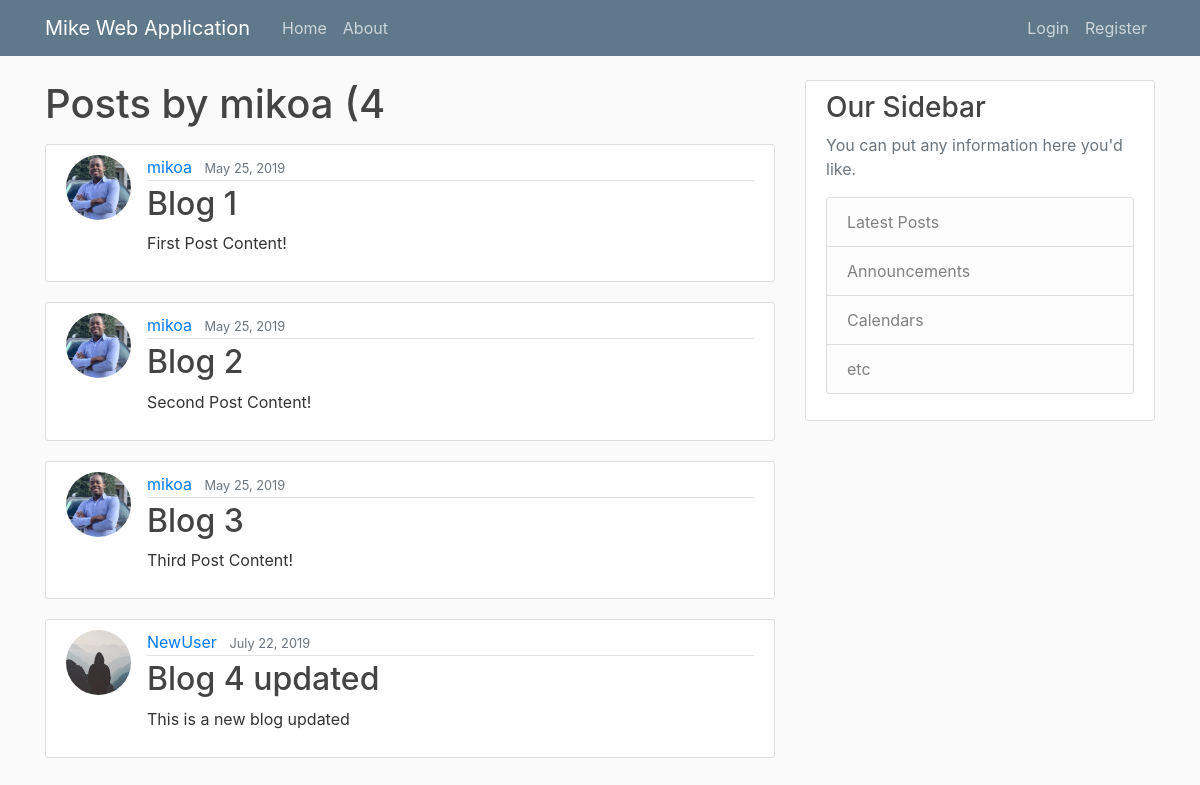
Before: /user/mikoa with the older database file.
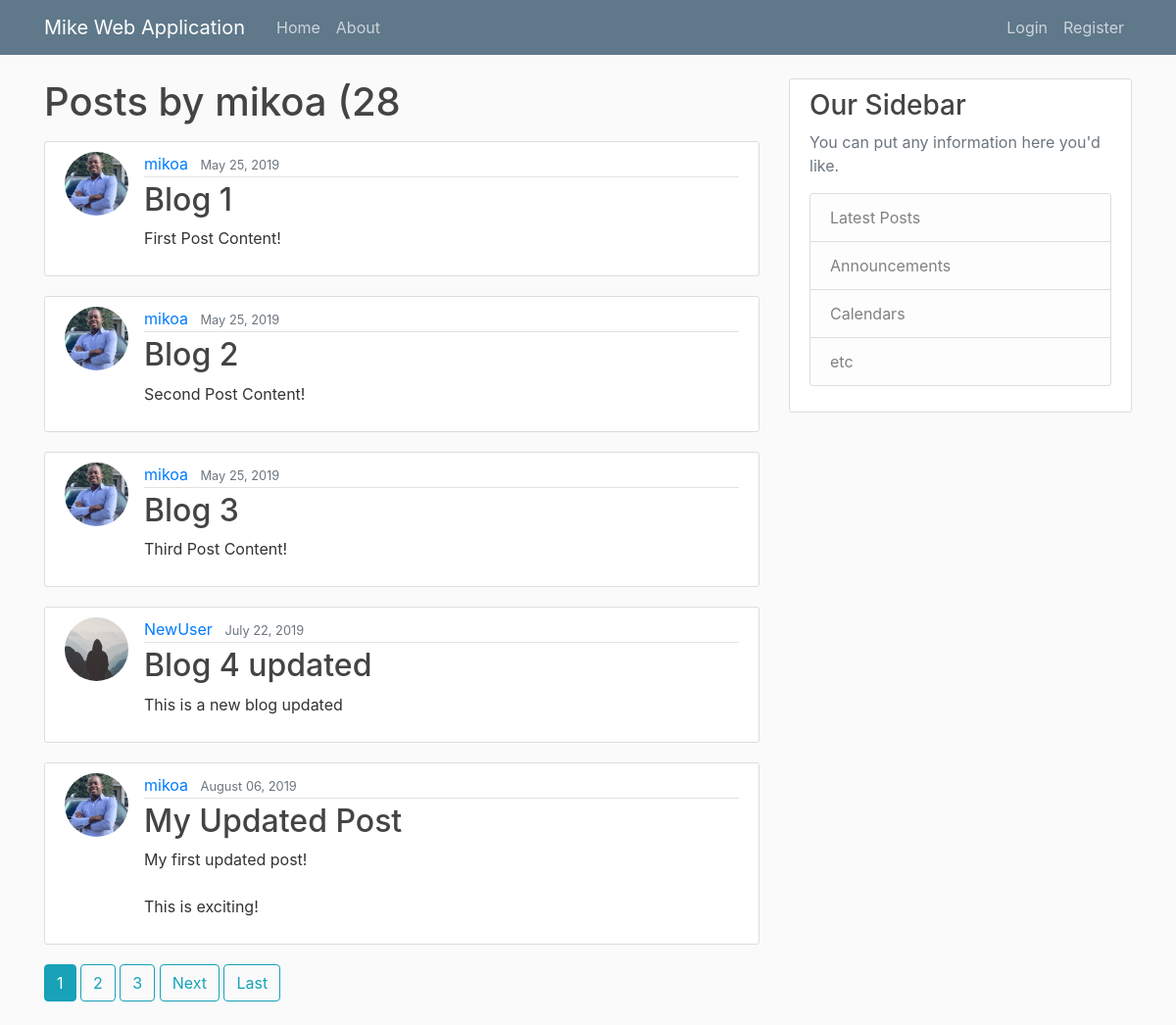
After: the same page with the newer database file.
### blog/models.py (models this page shows, shortened)
class Post(models.Model):
    title = models.CharField(max_length=100)
    content = models.TextField()
    date_posted = models.DateTimeField(default=timezone.now)
    author = models.ForeignKey(User, on_delete=models.CASCADE)

### users/models.py (models this page shows, shortened)
class Profile(models.Model):
    user = models.OneToOneField(User, on_delete=models.CASCADE)
    image = models.ImageField(default='default.jpg', upload_to='profile_pics')

### blog/views.py (the view, shortened to what this page needs)
# urls.py: path('user/<str:username>', UserPostListView.as_view(), name='user-posts'),
class UserPostListView(ListView):
    model = Post
    template_name = 'blog/user_posts.html'  # <app>/<model>_<viewtype>.html
    context_object_name = 'posts'
    paginate_by = 5

### blog/templates/blog/user_posts.html (shortened to what this page needs)
{% extends 'blog/base.html' %}
{% block content %}
    <h1 class="mb-3">Posts by {{ view.kwargs.username }} ({{ page_obj.paginator.count }}</h1>
    {% for post in posts %}
    <article class="media content-section">
        <img class="rounded-circle article-img" src="{{ post.author.profile.image.url }}">
      <div class="media-body">
        <div class="article-metadata">
          <a class="mr-2" href="{% url 'user-posts' post.author.username %}">{{ post.author }}</a>
          <small class="text-muted">{{ post.date_posted|date:"F d, Y" }}</small>
        </div>
        <h2><a class="article-title" href="{%  url 'post-detail' post.id %}">{{ post.title }}</a></h2>
        <p class="article-content">{{ post.content }}</p>
      </div>
    </article>
    {% endfor %}
    {% if is_paginated %}
        {% for num in page_obj.paginator.page_range %}
            {% if page_obj.number == num %}
                <a class="btn btn-info mb-4" href="?page={{ num }}">{{ num }}</a>
            {% elif num  > page_obj.number|add:'-3' and num  < page_obj.number|add:'3' %}
            <a class="btn btn-outline-info mb-4" href="?page={{ num }}">{{ num }}</a>
            {% endif %}
        {% endfor %}
         {% if page_obj.has_next %}
            <a class="btn btn-outline-info mb-4" href="?page={{ page_obj.next_page_number }}">Next</a>
            <a class="btn btn-outline-info mb-4" href="?page={{ page_obj.paginator.num_pages }}">Last</a>
        {% endif %}
    {% endif %}
{% endblock content %}

### blog/templates/blog/base.html (shortened to what this page needs)
{% load static %}
<!DOCTYPE html>
<html>
<head>
    <link rel="stylesheet" href="https://stackpath.bootstrapcdn.com/bootstrap/4.3.1/css/bootstrap.min.css">
    <link rel="stylesheet" type="text/css" href="{% static 'blog/main.css' %}">
</head>
<body>
<header class="site-header">
  <nav class="navbar navbar-expand-md navbar-dark bg-steel fixed-top">
    <div class="container">
      <a class="navbar-brand mr-4" href="{%  url 'blog-home' %}">Mike Web Application</a>
      <div class="collapse navbar-collapse" id="navbarToggle">
        <div class="navbar-nav mr-auto">
          <a class="nav-item nav-link" href="{%  url 'blog-home' %}">Home</a>
          <a class="nav-item nav-link" href="{%  url 'blog-about' %}">About</a>
        </div>
        <div class="navbar-nav">
            {%  if user.is_authenticated %}
                <a class="nav-item nav-link" href="{% url 'post-create' %}">New Post</a>
                <a class="nav-item nav-link" href="{% url 'profile' %}">Profile</a>
                <a class="nav-item nav-link" href="{% url 'logout' %}">Logout</a>
            {%  else %}
          <a class="nav-item nav-link" href="{% url 'login' %}">Login</a>
          <a class="nav-item nav-link" href="{% url 'register' %}">Register</a>
            {%  endif %}
        </div>
      </div>
    </div>
  </nav>
</header>
    <main role="main" class="container">
  <div class="row">
    <div class="col-md-8">
        {% block content %}{% endblock %}
    </div>
    <div class="col-md-4">
      <div class="content-section">
        <h3>Our Sidebar</h3>
        <p class='text-muted'>You can put any information here you'd like.
          <ul class="list-group">
            <li class="list-group-item list-group-item-light">Latest Posts</li>
            <li class="list-group-item list-group-item-light">Announcements</li>
            <li class="list-group-item list-group-item-light">Calendars</li>
            <li class="list-group-item list-group-item-light">etc</li>
          </ul>
        </p>
      </div>
    </div>
  </div>
</main>
</body>
</html>

### blog/static/blog/main.css (style rules this page uses)
body { background: #fafafa; color: #333333; margin-top: 5rem; }
h1, h2, h3, h4, h5, h6 { color: #444444; }
ul { margin: 0; }
.bg-steel { background-color: #5f788a; }
.site-header .navbar-nav .nav-link { color: #cbd5db; }
.content-section { background: #ffffff; padding: 10px 20px; border: 1px solid #dddddd; border-radius: 3px; margin-bottom: 20px; }
.article-title { color: #444444; }
.article-content { white-space: pre-line; }
.article-img { height: 65px; width: 65px; margin-right: 16px; }
.article-metadata { padding-bottom: 1px; margin-bottom: 4px; border-bottom: 1px solid #e3e3e3 }

Changed rows visible on the page:
added Post: author.profile.image (picture), author "mikoa", date_posted "August 06, 2019", title "My Updated Post", content "My first updated post! This is exciting!"
Other visible differences:
{{ page_obj.paginator.count }}: "4" → "28"
new list line: "1"
new list line: "2"
new list line: "3"
text now shown: "Next Last"
